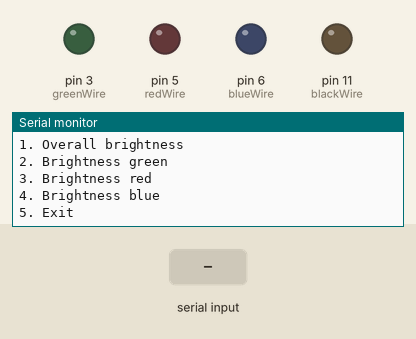
Recording of a sketch running on a simulated Arduino Uno, built with avr-gcc and run on an emulated ATmega328P. Parts: output pins drawn as LEDs (lit = HIGH), the last lines printed to the serial monitor. The inputs (shaded band) are chosen by the test bench.

Above: at 1.2 s.
1.3 s: "black" received over Serial
At 2.37 s:
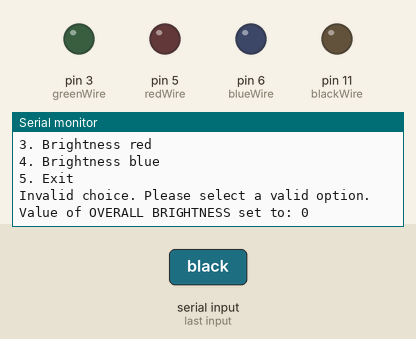
3.8 s: "5\n" received over Serial
At 4.5 s:
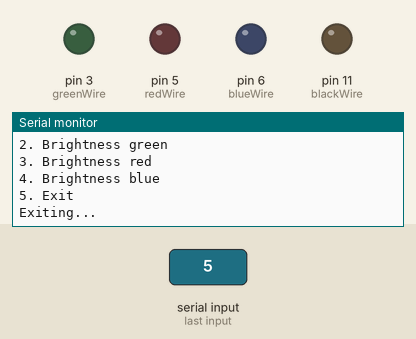
5.3 s: "1,90\n" received over Serial
At 5.53 s:
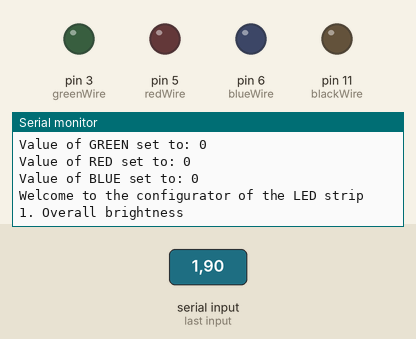

The sketch:

LED_strip.ino
```cpp
/*Trzeba zrobić tak żeby maksymalna wartość danego koloru odpowiadała jej jasności póki co jest tak że jak ustawisz np. zielony - 5 - 255 to nie świeci
Musisz ustawić na 0 - 0 to wtedy świeci na maksa*/

int blackWire = 11, greenWire = 3, redWire = 5, blueWire = 6;

int overallBrightness = 0;
int greenBrightness = 0;
int redBrightness = 0;
int blueBrightness = 0;


void setup() {

  pinMode(blackWire, OUTPUT);
  pinMode(greenWire, OUTPUT);
  pinMode(redWire, OUTPUT);
  pinMode(blueWire, OUTPUT);
  Serial.begin(9600);

  printMenu();
}

void loop() {

  if(Serial.available() > 0) {

    int choice = Serial.parseInt();
    clearSerialBuffer();

    switch (choice) {

      case (1): {

        brightness("black");
        analogWrite(blackWire, overallBrightness);

      }
      break;

      case (2): {

        brightness("green");
        analogWrite(greenWire, greenBrightness);

      }
      break;

      case (3): {

        brightness("red");
        analogWrite(redWire, redBrightness);

      }
      break;

      case (4): {

        brightness("blue");
        analogWrite(blueWire, blueBrightness);

      }
      break;

      case (5): {

        Serial.println("Exiting...");
        return;

      }

      default: {
        Serial.println("Invalid choice. Please select a valid option.");
      }

    }
    voltageValues();
    printMenu();
  }
  else {
    analogWrite(blackWire, overallBrightness);
    analogWrite(greenWire, greenBrightness);
    analogWrite(redWire, redBrightness);
    analogWrite(blueWire, blueBrightness);
  }

}


void brightness(String color) {

  Serial.print("Enter a voltage between 0 and 5V for ");
  Serial.println(color);

  while (Serial.available() == 0) {}

  float voltage = Serial.parseFloat();
  int brightnessValue = 0;
  clearSerialBuffer();

  if(voltage >= 0.0 && voltage <= 5.0)
    brightnessValue = map(voltage * 100, 0, 500, 0, 255);

    if (color == "black") {
      overallBrightness = brightnessValue;
    } else if (color == "green") {
      greenBrightness = brightnessValue;
    } else if (color == "red") {
      redBrightness = brightnessValue;
    }else if (color == "blue") {
      blueBrightness = brightnessValue;
    }

  else{
      Serial.println("Error. Value out of range. Please enter a number between 0 and 5.");
      overallBrightness = 0;
    }
}


void clearSerialBuffer() {

  while (Serial.available() > 0) {
    Serial.read();
  }
}


void printMenu() {

  Serial.println("Welcome to the configurator of the LED strip");
  Serial.println("1. Overall brightness");
  Serial.println("2. Brightness green");
  Serial.println("3. Brightness red");
  Serial.println("4. Brightness blue");
  Serial.println("5. Exit");

}


void voltageValues() {

  // map(overallBrightness, 0, 255, 255, 0);
  // map(greenBrightness, 0, 255, 255, 0);
  // map(redBrightness, 0, 255, 255, 0);
  // map(blueBrightness, 0, 255, 255, 0);

  Serial.print("Value of OVERALL BRIGHTNESS set to: ");
        Serial.println(overallBrightness);
  Serial.print("Value of GREEN set to: ");
        Serial.println(greenBrightness);
  Serial.print("Value of RED set to: ");
        Serial.println(redBrightness);
  Serial.print("Value of BLUE set to: ");
        Serial.println(blueBrightness);

}
```

Measured:
- after the input at 1.3 s, the serial monitor: prints a new line after 1.0 s (image 1)
- after the input at 3.8 s, the serial monitor: prints a new line at once (image 2)
- after the input at 5.3 s, the serial monitor: prints a new line at once (image 3)
